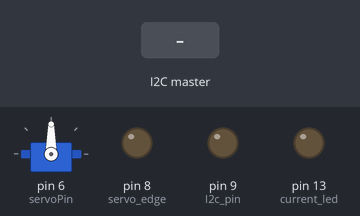
Simulated run of this sketch. Board: Arduino Uno, built with avr-gcc and run on an emulated ATmega328P. Parts: servo, output pins drawn as LEDs (lit = HIGH). The test bench sets the inputs (shaded band). What the sketch prints to the serial monitor is not drawn.

Above: at 4.2 s.
4.3 s: the I2C master sends the byte 5
At 6.1 s:
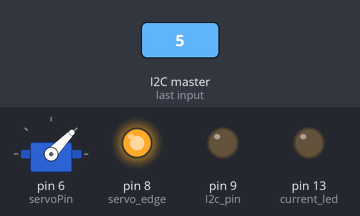
7.3 s: the I2C master sends the byte 90
At 8.3 s:
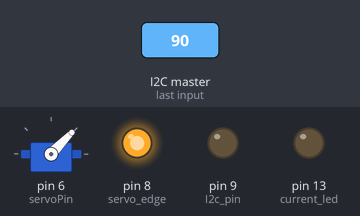
8.8 s: the I2C master sends the byte 200
At 9.4 s:
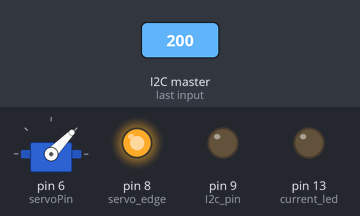
Timing chart, 0 to 11.8 s (numbered marks = the images above; inputs shaded):
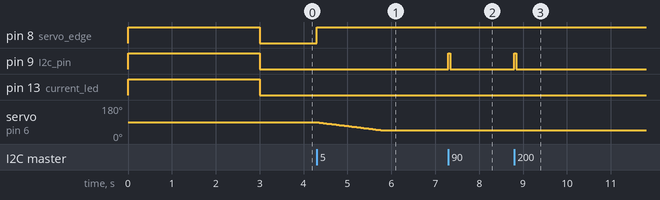

Measured:
- after the input at 4.3 s, pin 8 (servo_edge): LOW → HIGH at once; servo on pin 6 (servoPin): moves from 90° to 46° over 1.5 s, starting at once
- after the input at 7.3 s, pin 9 (I2c_pin): LOW → HIGH at once, → LOW 0.04 s later
- after the input at 8.8 s, pin 9 (I2c_pin): LOW → HIGH at once, → LOW 0.04 s later

The sketch:

slave_i2c_arm.ino
```cpp
#include <Servo.h>
#include <Wire.h>


Servo myservo;  // create servo object to control a servo

/*!
 * Servo limits.
 */
const int upperLimit = 250;
const int lowerLimit = 70;
const int servoPin = 6;

/*!
 * I2C address.
 */
const int i2cAdd = 10;
String data = "";

/*!
 * Servo related variables.
 */
int val=90;
int currentAngle = 135;
int newAngle;
int pos = 0;
int val2;
int angIn  = 135;

/*!
 * Indicator LEDs
 */
int I2c_pin = 9;
int servo_edge = 8;
int current_led = 13;

void setup()
{
  Wire.begin(i2cAdd);
  Serial.begin(9600);
  Wire.onReceive(receiveEvent);
  myservo.attach(servoPin);
  pinMode(I2c_pin,OUTPUT);
  pinMode(servo_edge,OUTPUT);
  pinMode(current_led,OUTPUT);

 /*!
 * Initialization
 */
 digitalWrite(I2c_pin,HIGH);
 digitalWrite(servo_edge,HIGH);
 digitalWrite(current_led,HIGH);
 myservo.write(90);
 delay(3000);
 digitalWrite(I2c_pin,LOW);
 digitalWrite(servo_edge,LOW);
 digitalWrite(current_led,LOW);
}


void loop()
{
 newAngle = validateAngle(angIn);
 if(newAngle < currentAngle){
  digitalWrite(I2c_pin,LOW);
        for (pos = currentAngle; pos >= newAngle; pos -= 1){
          Serial.print("pos - :");
          Serial.println(pos);
          val2 = map(pos,0,270,0,180);
          Serial.print("val2 : ");
          Serial.println(val2);
          myservo.write(val2);
          delay(10);
        }
        currentAngle = newAngle;
      }
      else if(newAngle > currentAngle){
        digitalWrite(I2c_pin,LOW);
        for (pos = currentAngle; pos <= newAngle; pos += 1){
          Serial.print("pos + :");
          Serial.println(pos);
          val2 = map(pos,0,270,0,180);
          Serial.print("val2 : ");
          Serial.println(val2);
          myservo.write(val2);
          delay(10);
        }
        currentAngle = newAngle;
      }
      else{
        currentAngle = newAngle;
        delay(50);
        digitalWrite(I2c_pin,LOW);
      }
}

/*!
 * \brief validateAngle fuction to limit the workspace for servos.
 *
 * This function will validate the input angle and limit the movements to the given interval.
 * It also indicates the violations in the limits.
 *
 * \param[in] angle input angle from I2C
 * \return ang_out the validated angle
 *
 * \warning Can use only with Arduino.
 */
int validateAngle(int angle){
  int ang_out;
  if(angle > upperLimit){
        ang_out = upperLimit;
        digitalWrite(servo_edge,HIGH);
      }
      else if(angle < lowerLimit){
        ang_out = lowerLimit;
        digitalWrite(servo_edge,HIGH);
      }
      else{
        ang_out = angIn;
        digitalWrite(servo_edge,LOW);
      }
      return ang_out;
}

/*!
 * \brief register receiveEvent for the I2C communication
 *
 * This function get called when an I2C command is received
 *
 * \param[in] howMany
 * \return none
 *
 * \warning Can use only with Arduino and wire library.
 */
void receiveEvent(int howMany)
{
  data = "";
  while( Wire.available()){
    data += (char)Wire.read();
  }
  Serial.println(data);
  angIn = data.toInt();
  digitalWrite(I2c_pin,HIGH);

}
```
